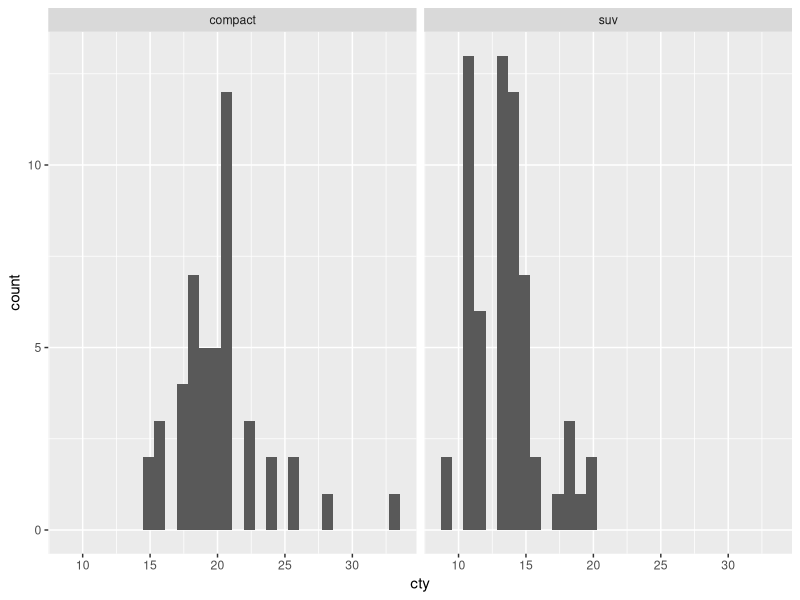
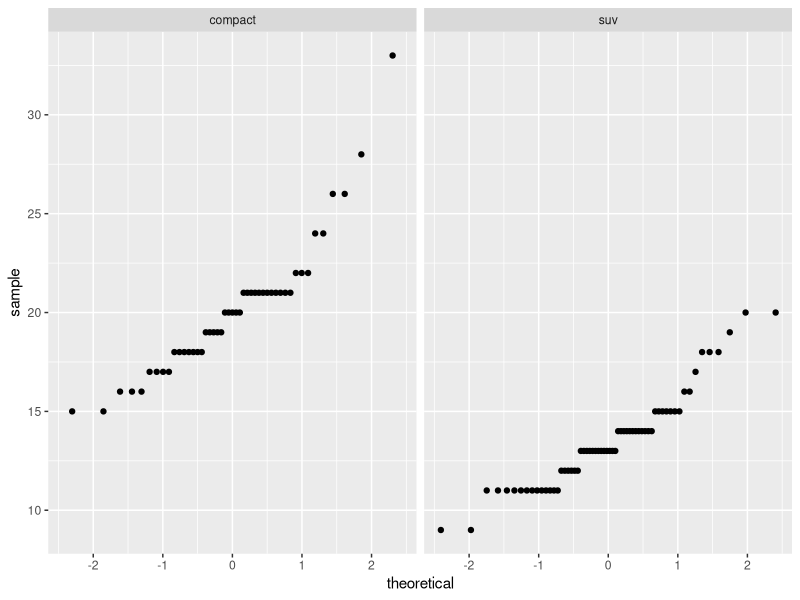

Here is the R script that generated these plots, in order:
## ---- chunk 1
knitr::opts_chunk$set(echo = TRUE)
library(tidyverse)
## ---- chunk 2
pika_mass <- c(82, 94, 110, 70, 86, 99, 102, 366)

pika_mean <- mean(pika_mass)

pika_sd <- sd(pika_mass)

pika_confidence_interval <- t.test(pika_mass)

## ---- chunk 3
oak_trees <- c(29, 19, 22, 30 ,35, 16, 20, 7)

pine_trees <- c(48, 32, 41, 40, 56, 70, 30, 19, 20)

## ---- chunk 4
trees_t <- t.test(oak_trees, pine_trees)
## ---- chunk 5
# create a new subset called compact_suv that only contains observations where the class is suv OR compact

compact_suv <- mpg %>% 
  filter(class %in% c("suv", "compact"))
## ---- chunk 6
ggplot(data = compact_suv, aes(x = cty)) +
  geom_histogram() +
  facet_wrap(~ class)

ggplot(data = compact_suv, aes(sample = cty)) +
  geom_qq() +
  facet_wrap(~ class)
## ---- chunk 7
car_stats <- compact_suv %>% 
  group_by(class) %>% 
  summarize(mean_city = mean(cty),
            sd_city = sd(cty),
            sample_size = n())

car_stats
## ---- chunk 8
compact_sample <- compact_suv %>% 
  filter(class == "compact") %>% 
  pull(cty)

suv_sample <- compact_suv %>% 
  filter(class == "suv") %>% 
  pull(cty)

cars_t <- t.test(compact_sample, suv_sample)
